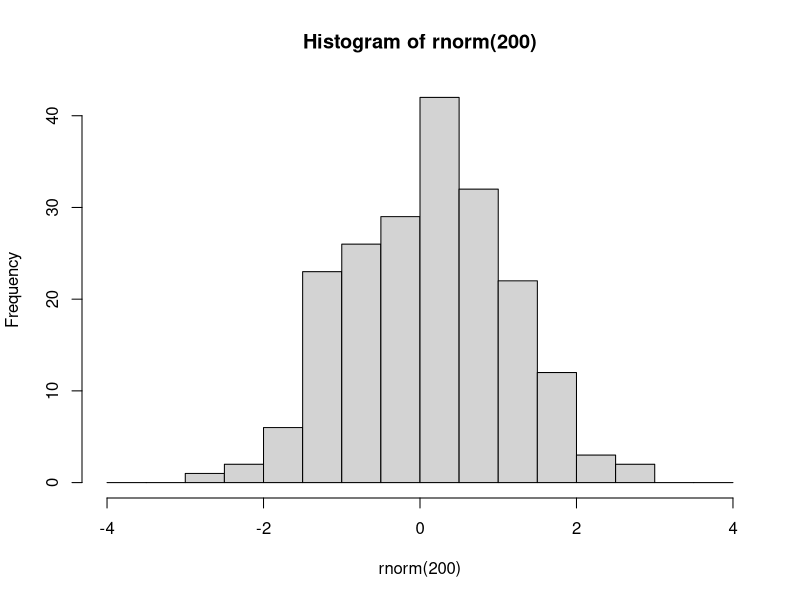
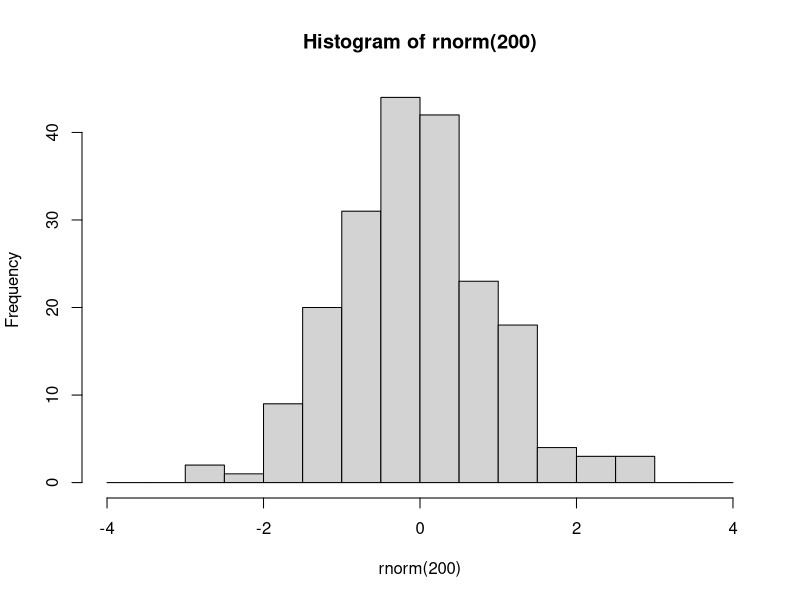

Source code (R) for these figures, in order: (Note: this script raises an error after producing the figures.)
###################################
###################################
########                   ########
########   Data Science 1  ########
########       Lab 7       ########
########  10th Dec. 2024   ########
########                   ########
###################################
###################################

## Welcome to lab #7. Today we will start with an introduction to the tidyverse,
# Then you will write your own lm() function, and finally a couple of exercises


#####################
####    Pipes    ####
#####################

# The pipe operator |> lets you pass the result of one function into another function in a simpler way.

# Example

hist(rnorm(200), breaks = seq(-4, 4, 0.5))
# is the same as:

rnorm(200) |> hist(breaks = seq(-4, 4, 0.5))

# Pipes help make code cleaner when chaining many functions together:

### 1.1 Rewrite this using pipes:
set.seed(123)
round(sqrt(log(runif(10, 1, 10))), 2)

# With pipes:
runif(10, 1, 10) |>
    log() |>
    sqrt() |>
    round(2)

# Pipes were first introduced in a package called magrittr, which is part of tidyverse.


########################
####    Packages    ####
########################

# Packages are like toolkits with extra functions or data. They need to be installed and then loaded.

# Installing tidyverse (a collection of related packages):
install.packages("tidyverse")

# Loading it into your R session:
library(tidyverse)

# Install only once, but load it every time you start a new R session.

#########################
####    TIDYVERSE    ####
#########################

# Tidyverse has many useful packages but isn’t mandatory. It’s more about preference.

# Example using magrittr pipes:
set.seed(123)
runif(10, 1, 10) %>%
    log() %>%
    sqrt() %>%
    round(2)

# We’ll focus on two tidyverse packages: dplyr (data manipulation) and ggplot2 (visualization).

#####################
####    dplyr    ####
#####################

# dplyr makes data transformations easier. It replaces indexing with functions like select and filter.

data(mtcars)

# Instead of:
mtcars[mtcars$cyl == 6, 1:5]

# Use dplyr:
mtcars %>%
    filter(cyl == 6) %>%
    select(1:5)

### 2.1
# Make a new data frame of cars over 4000 lbs, keeping only wt and mpg. Call it df.

mtcars %>%
    filter(wt >= 4) %>%
    select(wt, mpg) -> df

# Sorting rows with arrange:
df %>% arrange(wt)
df %>% arrange(desc(wt))

# Add new columns with mutate:
df <- df %>% mutate(
    wt_kg = wt * 453.592,
    km_per_l = mpg * 1.60934 / 3.78541
)

# Using ifelse inside mutate:
mtcars <- mtcars %>%
    mutate(wt_class = ifelse(wt >= 4, "Oversized", "Standard"))

# For multiple conditions, use case_when:
mtcars <- mtcars %>%
    mutate(
        efficiency = case_when(
            mpg <= 15 ~ "low",
            mpg > 15 & mpg <= 20 ~ "medium",
            mpg > 20 ~ "high"
        )
    )

# Summarize data:
mtcars %>%
    summarise(
        mean_wt = mean(wt),
        sd_wt = sd(wt),
        n = length(mpg)
    )

# Summarize by groups with group_by:
mtcars %>%
    group_by(efficiency) %>%
    summarise(
        wt_kg = mean(wt),
        n = length(hp)
    ) %>%
    arrange(c("high", "medium", "low"))

# Group by multiple variables:
mtcars %>%
    group_by(efficiency, cyl) %>%
    summarise(
        wt_kg = mean(wt),
        n = length(hp)
    )

# Always ungroup after grouping:
mtcars %>% ungroup()

### 3.1
# Using dplyr with the iris dataset:

iris %>%
    mutate(Petal.Area = Petal.Length * Petal.Width) %>%
    group_by(Species) %>%
    summarise(
        mean_Sepal.Length = mean(Sepal.Length),
        sd_Sepal.Length = sd(Sepal.Length),
        mean_Sepal.Width = mean(Sepal.Width),
        sd_Sepal.Width = sd(Sepal.Width),
        mean_Petal.Length = mean(Petal.Length),
        sd_Petal.Length = sd(Petal.Length),
        mean_Petal.Width = mean(Petal.Width),
        sd_Petal.Width = sd(Petal.Width),
        mean_Petal.Area = mean(Petal.Area),
        sd_Petal.Area = sd(Petal.Area),
        n = length(Sepal.Length)
    ) %>%
    arrange(desc(mean_Petal.Length)) -> iris

#######################################################
####    Code your own lm and predict functions!    ####
#######################################################

### 4.1 lm()

# Let’s build an lm function step by step:

my.lm <- function(y, x) {
    # Sample size
    n <- length(y)

    # Create X matrix (add column of 1s):
    x <- as.matrix(cbind(1, x))

    # Coefficients:
    b <- solve(t(x) %% x) %% t(x) %*% y

    # Predictions:
    y_hat <- x %*% b

    # Residuals:
    e <- y - y_hat

    # Residual standard error:
    s <- sqrt(sum(e^2) / (n - ncol(x)))

    # Variance-covariance matrix of coefficients:
    vcov_coef <- s^2 * solve(t(x) %*% x)

    # Standard errors of coefficients:
    se_coef <- sqrt(diag(vcov_coef))

    # t-values:
    t_vals <- b / se_coef

    # p-values:
    p <- 2 * (1 - pt(abs(t_vals), df = n - ncol(x)))

    # R-squared and adjusted R-squared:
    RSS <- sum(e^2)
    TSS <- sum((y - mean(y))^2)
    r2 <- 1 - RSS / TSS
    adj_r2 <- 1 - (RSS / (n - ncol(x))) / (TSS / (n - 1))

    # F-statistic and model p-value:
    f_stat <- (TSS - RSS) / (ncol(x) - 1) / (RSS / (n - ncol(x)))
    model_p <- pf(f_stat, ncol(x) - 1, n - ncol(x), lower.tail = F)

    # Return as a list:
    return(list(
        n = n,
        coefficients = b,
        residuals = e,
        s = s,
        vcov = vcov_coef,
        se = se_coef,
        t_values = t_vals,
        p_values = p,
        r2 = r2,
        adj_r2 = adj_r2,
        F_statistic = f_stat,
        model_p_value = model_p
    ))
}

# Example:
my.lm(y = mtcars$mpg, x = mtcars[, c("wt", "cyl")])

### 4.2 predict()

my.predict <- function(model_output, new_data, ci_level = 0.97) {
    # Coefficients from model output:
    coef <- model_output$coefficients

    # Add column of 1s to new_data:
    new_data <- cbind(1, new_data)

    # Predicted values:
    y_hat <- new_data %*% coef

    # Critical t-value:
    area_in_tails <- (1 - ci_level) / 2
    t_critical <- qt(1 - area_in_tails, df = model_output$n - nrow(coef))

    # Prediction standard error:
    pred_se <- sqrt(rowSums((new_data %*% model_output$vcov) * new_data))

    # Confidence intervals:
    lower_bound <- y_hat - t_critical * pred_se
    upper_bound <- y_hat + t_critical * pred_se

    # Return predictions and CIs:
    return(data.frame(
        Prediction = y_hat,
        Lower_CI = lower_bound,
        Upper_CI = upper_bound
    ))
}

# Example usage:
model_output <- my.lm(y = mtcars$mpg, x = mtcars[, c("wt", "cyl")])
new_data <- data.frame(wt = c(3, 4), cyl = c(6, 8))
my.predict(model_output, new_data, ci_level = 0.95)